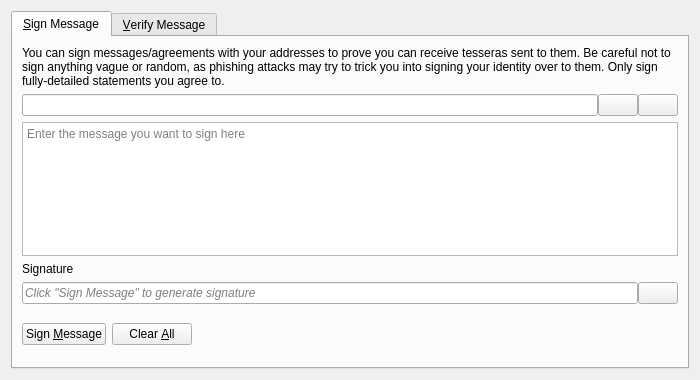
<?xml version="1.0" encoding="UTF-8"?>
<ui version="4.0">
 <class>SignVerifyMessageDialog</class>
 <widget class="QDialog" name="SignVerifyMessageDialog">
  <property name="geometry">
   <rect>
    <x>0</x>
    <y>0</y>
    <width>700</width>
    <height>380</height>
   </rect>
  </property>
  <property name="windowTitle">
   <string>Signatures - Sign / Verify a Message</string>
  </property>
  <property name="modal">
   <bool>true</bool>
  </property>
  <layout class="QVBoxLayout" name="verticalLayout">
   <item>
    <widget class="QTabWidget" name="tabWidget">
     <property name="currentIndex">
      <number>0</number>
     </property>
     <widget class="QWidget" name="tabSignMessage">
      <attribute name="title">
       <string>&amp;Sign Message</string>
      </attribute>
      <layout class="QVBoxLayout" name="verticalLayout_SM">
       <item>
        <widget class="QLabel" name="infoLabel_SM">
         <property name="text">
          <string>You can sign messages/agreements with your addresses to prove you can receive tesseras sent to them. Be careful not to sign anything vague or random, as phishing attacks may try to trick you into signing your identity over to them. Only sign fully-detailed statements you agree to.</string>
         </property>
         <property name="textFormat">
          <enum>Qt::PlainText</enum>
         </property>
         <property name="wordWrap">
          <bool>true</bool>
         </property>
        </widget>
       </item>
       <item>
        <layout class="QHBoxLayout" name="horizontalLayout_1_SM">
         <property name="spacing">
          <number>0</number>
         </property>
         <item>
          <widget class="QValidatedLineEdit" name="addressIn_SM">
           <property name="toolTip">
            <string>The Tessera address to sign the message with</string>
           </property>
          </widget>
         </item>
         <item>
          <widget class="QPushButton" name="addressBookButton_SM">
           <property name="toolTip">
            <string>Choose previously used address</string>
           </property>
           <property name="text">
            <string/>
           </property>
           <property name="icon">
            <iconset resource="../tessera.qrc">
             <normaloff>:/icons/address-book</normaloff>:/icons/address-book</iconset>
           </property>
           <property name="shortcut">
            <string>Alt+A</string>
           </property>
           <property name="autoDefault">
            <bool>false</bool>
           </property>
          </widget>
         </item>
         <item>
          <widget class="QPushButton" name="pasteButton_SM">
           <property name="toolTip">
            <string>Paste address from clipboard</string>
           </property>
           <property name="text">
            <string/>
           </property>
           <property name="icon">
            <iconset resource="../tessera.qrc">
             <normaloff>:/icons/editpaste</normaloff>:/icons/editpaste</iconset>
           </property>
           <property name="shortcut">
            <string>Alt+P</string>
           </property>
           <property name="autoDefault">
            <bool>false</bool>
           </property>
          </widget>
         </item>
        </layout>
       </item>
       <item>
        <widget class="QPlainTextEdit" name="messageIn_SM">
         <property name="toolTip">
          <string>Enter the message you want to sign here</string>
         </property>
         <property name="placeholderText">
          <string>Enter the message you want to sign here</string>
         </property>
        </widget>
       </item>
       <item>
        <widget class="QLabel" name="signatureLabel_SM">
         <property name="text">
          <string>Signature</string>
         </property>
         <property name="textFormat">
          <enum>Qt::PlainText</enum>
         </property>
        </widget>
       </item>
       <item>
        <layout class="QHBoxLayout" name="horizontalLayout_2_SM">
         <property name="spacing">
          <number>0</number>
         </property>
         <item>
          <widget class="QLineEdit" name="signatureOut_SM">
           <property name="placeholderText">
            <string>Click "Sign Message" to generate signature</string>
           </property>
           <property name="font">
            <font>
             <italic>true</italic>
            </font>
           </property>
           <property name="readOnly">
            <bool>true</bool>
           </property>
          </widget>
         </item>
         <item>
          <widget class="QPushButton" name="copySignatureButton_SM">
           <property name="toolTip">
            <string>Copy the current signature to the clipboard</string>
           </property>
           <property name="text">
            <string/>
           </property>
           <property name="icon">
            <iconset resource="../tessera.qrc">
             <normaloff>:/icons/editcopy</normaloff>:/icons/editcopy</iconset>
           </property>
           <property name="autoDefault">
            <bool>false</bool>
           </property>
          </widget>
         </item>
        </layout>
       </item>
       <item>
        <layout class="QHBoxLayout" name="horizontalLayout_3_SM">
         <item>
          <widget class="QPushButton" name="signMessageButton_SM">
           <property name="toolTip">
            <string>Sign the message to prove you own this Tessera address</string>
           </property>
           <property name="text">
            <string>Sign &amp;Message</string>
           </property>
           <property name="icon">
            <iconset resource="../tessera.qrc">
             <normaloff>:/icons/edit</normaloff>:/icons/edit</iconset>
           </property>
           <property name="autoDefault">
            <bool>false</bool>
           </property>
          </widget>
         </item>
         <item>
          <widget class="QPushButton" name="clearButton_SM">
           <property name="toolTip">
            <string>Reset all sign message fields</string>
           </property>
           <property name="text">
            <string>Clear &amp;All</string>
           </property>
           <property name="icon">
            <iconset resource="../tessera.qrc">
             <normaloff>:/icons/remove</normaloff>:/icons/remove</iconset>
           </property>
           <property name="autoDefault">
            <bool>false</bool>
           </property>
          </widget>
         </item>
         <item>
          <spacer name="horizontalSpacer_1_SM">
           <property name="orientation">
            <enum>Qt::Horizontal</enum>
           </property>
           <property name="sizeHint" stdset="0">
            <size>
             <width>40</width>
             <height>48</height>
            </size>
           </property>
          </spacer>
         </item>
         <item>
          <widget class="QLabel" name="statusLabel_SM">
           <property name="font">
            <font>
             <weight>75</weight>
             <bold>true</bold>
            </font>
           </property>
           <property name="text">
            <string/>
           </property>
           <property name="wordWrap">
            <bool>true</bool>
           </property>
          </widget>
         </item>
         <item>
          <spacer name="horizontalSpacer_2_SM">
           <property name="orientation">
            <enum>Qt::Horizontal</enum>
           </property>
           <property name="sizeHint" stdset="0">
            <size>
             <width>40</width>
             <height>48</height>
            </size>
           </property>
          </spacer>
         </item>
        </layout>
       </item>
      </layout>
     </widget>
     <widget class="QWidget" name="tabVerifyMessage">
      <attribute name="title">
       <string>&amp;Verify Message</string>
      </attribute>
      <layout class="QVBoxLayout" name="verticalLayout_VM">
       <item>
        <widget class="QLabel" name="infoLabel_VM">
         <property name="text">
          <string>Enter the receiver's address, message (ensure you copy line breaks, spaces, tabs, etc. exactly) and signature below to verify the message. Be careful not to read more into the signature than what is in the signed message itself, to avoid being tricked by a man-in-the-middle attack. Note that this only proves the signing party receives with the address, it cannot prove sendership of any transaction!</string>
         </property>
         <property name="textFormat">
          <enum>Qt::PlainText</enum>
         </property>
         <property name="alignment">
          <set>Qt::AlignLeading|Qt::AlignLeft|Qt::AlignTop</set>
         </property>
         <property name="wordWrap">
          <bool>true</bool>
         </property>
        </widget>
       </item>
       <item>
        <layout class="QHBoxLayout" name="horizontalLayout_1_VM">
         <property name="spacing">
          <number>0</number>
         </property>
         <item>
          <widget class="QValidatedLineEdit" name="addressIn_VM">
           <property name="toolTip">
            <string>The Tessera address the message was signed with</string>
           </property>
          </widget>
         </item>
         <item>
          <widget class="QPushButton" name="addressBookButton_VM">
           <property name="toolTip">
            <string>Choose previously used address</string>
           </property>
           <property name="text">
            <string/>
           </property>
           <property name="icon">
            <iconset resource="../tessera.qrc">
             <normaloff>:/icons/address-book</normaloff>:/icons/address-book</iconset>
           </property>
           <property name="shortcut">
            <string>Alt+A</string>
           </property>
           <property name="autoDefault">
            <bool>false</bool>
           </property>
          </widget>
         </item>
        </layout>
       </item>
       <item>
        <widget class="QPlainTextEdit" name="messageIn_VM">
          <property name="toolTip">
            <string>The signed message to verify</string>
          </property>
          <property name="placeholderText">
            <string>The signed message to verify</string>
          </property>
        </widget>
       </item>
       <item>
        <widget class="QValidatedLineEdit" name="signatureIn_VM">
          <property name="toolTip">
            <string>The signature given when the message was signed</string>
          </property>
          <property name="placeholderText">
            <string>The signature given when the message was signed</string>
          </property>
        </widget>
       </item>
       <item>
        <layout class="QHBoxLayout" name="horizontalLayout_2_VM">
         <item>
          <widget class="QPushButton" name="verifyMessageButton_VM">
           <property name="toolTip">
            <string>Verify the message to ensure it was signed with the specified Tessera address</string>
           </property>
           <property name="text">
            <string>Verify &amp;Message</string>
           </property>
           <property name="icon">
            <iconset resource="../tessera.qrc">
             <normaloff>:/icons/transaction_0</normaloff>:/icons/transaction_0</iconset>
           </property>
           <property name="autoDefault">
            <bool>false</bool>
           </property>
          </widget>
         </item>
         <item>
          <widget class="QPushButton" name="clearButton_VM">
           <property name="toolTip">
            <string>Reset all verify message fields</string>
           </property>
           <property name="text">
            <string>Clear &amp;All</string>
           </property>
           <property name="icon">
            <iconset resource="../tessera.qrc">
             <normaloff>:/icons/remove</normaloff>:/icons/remove</iconset>
           </property>
           <property name="autoDefault">
            <bool>false</bool>
           </property>
          </widget>
         </item>
         <item>
          <spacer name="horizontalSpacer_1_VM">
           <property name="orientation">
            <enum>Qt::Horizontal</enum>
           </property>
           <property name="sizeHint" stdset="0">
            <size>
             <width>40</width>
             <height>48</height>
            </size>
           </property>
          </spacer>
         </item>
         <item>
          <widget class="QLabel" name="statusLabel_VM">
           <property name="font">
            <font>
             <weight>75</weight>
             <bold>true</bold>
            </font>
           </property>
           <property name="text">
            <string/>
           </property>
           <property name="wordWrap">
            <bool>true</bool>
           </property>
          </widget>
         </item>
         <item>
          <spacer name="horizontalSpacer_2_VM">
           <property name="orientation">
            <enum>Qt::Horizontal</enum>
           </property>
           <property name="sizeHint" stdset="0">
            <size>
             <width>40</width>
             <height>48</height>
            </size>
           </property>
          </spacer>
         </item>
        </layout>
       </item>
      </layout>
     </widget>
    </widget>
   </item>
  </layout>
 </widget>
 <customwidgets>
  <customwidget>
   <class>QValidatedLineEdit</class>
   <extends>QLineEdit</extends>
   <header>qt/qvalidatedlineedit.h</header>
  </customwidget>
 </customwidgets>
 <resources>
  <include location="../tessera.qrc"/>
 </resources>
 <connections/>
</ui>
